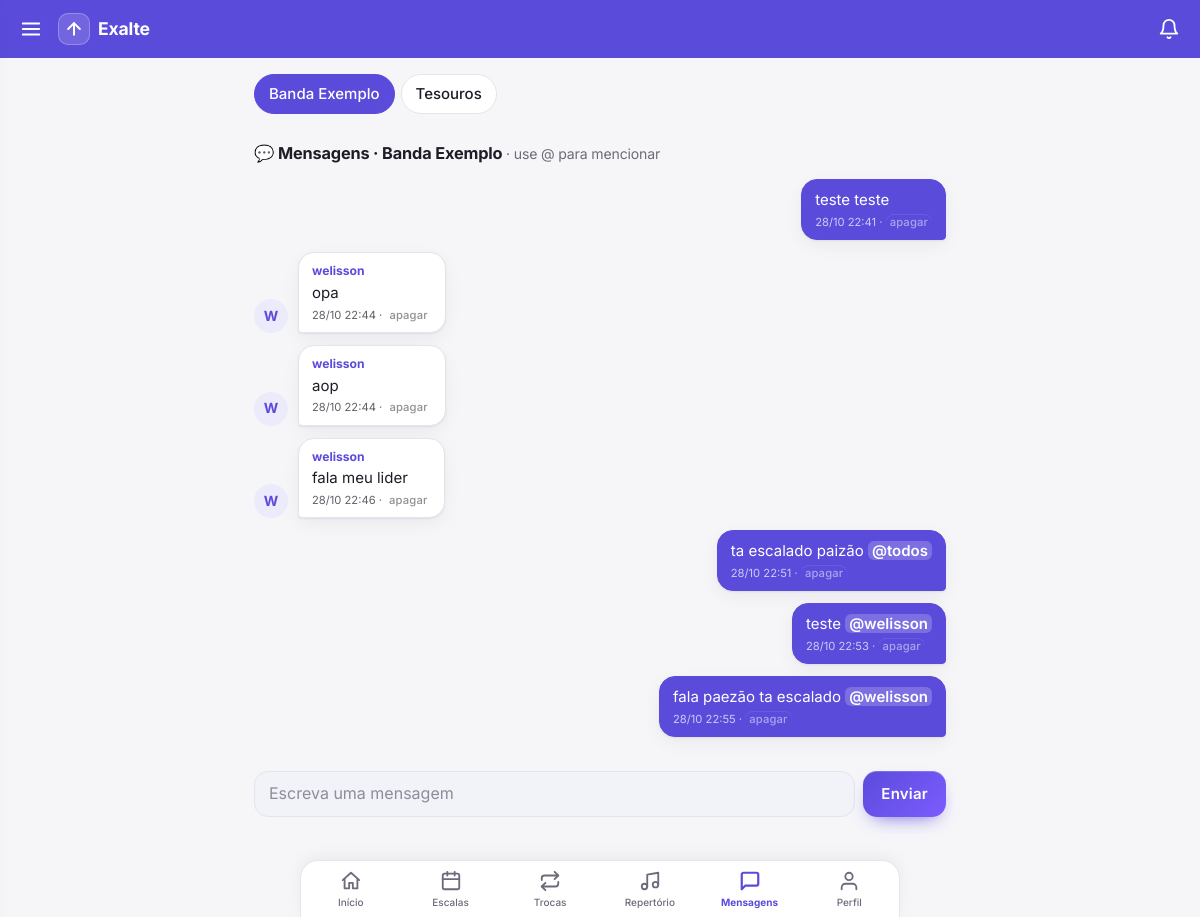
The app's page /mensagens/ (signed in) with its own data.
### core/models.py (models this page shows, shortened)
class Banda(models.Model):
    nome = models.CharField(max_length=100)
    descricao = models.TextField(blank=True)
    foto_em = models.DateTimeField(null=True, blank=True)

class Mensagem(models.Model):
    banda = models.ForeignKey(Banda, on_delete=models.CASCADE, related_name="mensagens")
    autor = models.ForeignKey(settings.AUTH_USER_MODEL, null=True, on_delete=models.SET_NULL)
    texto = models.TextField(max_length=1000)
    criado = models.DateTimeField(auto_now_add=True, db_index=True)
    class Meta:
        ordering = ["criado"]

### core/views.py (the view)
# urls.py: path("mensagens/", v.mensagens, name="mensagens"),
@login_required
def mensagens(request):
    bandas, banda = _banda_escolhida(request)
    cont = contagens(request.user)
    msgs, lider_banda, primeira_nova, membros_js = [], False, None, []
    if banda:
        ate = LeituraMensagens.objects.filter(user=request.user, banda=banda).values_list("ate", flat=True).first()
        msgs = list(banda.mensagens.select_related("autor").order_by("-criado")[:80])[::-1]
        fotos = dict(Perfil.objects.filter(user_id__in={x.autor_id for x in msgs if x.autor_id})
                     .values_list("user_id", "foto_em"))
        for x in msgs:
            x.foto_em = fotos.get(x.autor_id)
        if ate and not request.GET.get("poll"):
            primeira_nova = next((x.pk for x in msgs if x.criado > ate and x.autor_id != request.user.id), None)
        lider_banda = banda.membros.filter(user=request.user, papel="lider").exists()
        membros_js = [dict(u=x.user.username, n=x.user.get_full_name() or x.user.username)
                      for x in banda.membros.select_related("user") if x.user_id != request.user.id]
        if lider_banda:
            membros_js.insert(0, dict(u="todos", n="Todos da banda"))
        marcar_lida(request.user, banda.pk)
        cont[banda.pk] = 0
    for b in bandas:
        b.nao_lidas = cont.get(b.pk, 0)
    return render(request, "mensagens.html", dict(bandas=bandas, banda=banda, msgs=msgs, lider_banda=lider_banda,
                                                  primeira_nova=primeira_nova, membros_js=membros_js))

### core/leitura.py (called while the page is built)
def contagens(user):
    bandas = list(Membro.objects.filter(user=user).values_list("banda_id", flat=True))
    if not bandas:
        return {}
    marcas = dict(LeituraMensagens.objects.filter(user=user, banda_id__in=bandas).values_list("banda_id", "ate"))
    agora = timezone.now()
    novas = [LeituraMensagens(user=user, banda_id=b, ate=agora) for b in bandas if b not in marcas]
    if novas:
        LeituraMensagens.objects.bulk_create(novas, ignore_conflicts=True)
        marcas.update({n.banda_id: agora for n in novas})
    return {b: Mensagem.objects.filter(banda_id=b, criado__gt=marcas[b]).exclude(autor=user).count() for b in bandas}

def marcar_lida(user, banda_id):
    LeituraMensagens.objects.update_or_create(user=user, banda_id=banda_id, defaults={"ate": timezone.now()})

### core/templatetags/menu.py (called while the page is built)
@register.simple_tag(takes_context=True)
def usuario_eh_lider(context):
    u = context["request"].user
    return u.is_authenticated and Membro.objects.filter(user=u, papel="lider").exists()

@register.simple_tag
def avatar(user_id, nome, foto_em=None, tamanho=40):
    if foto_em:
        return format_html('<img class="av" src="{}?v={}" width="{}" height="{}" alt="">',
                           reverse("foto", args=[user_id]), int(foto_em.timestamp()), tamanho, tamanho)
    ini = (str(nome or "?").strip()[:1] or "?").upper()
    return format_html('<span class="av ini" style="width:{0}px;height:{0}px;font-size:{1}px">{2}</span>',
                       tamanho, int(int(tamanho) * 0.42), ini)

@register.simple_tag(takes_context=True)
def nao_lidas(context):
    request = context.get("request")
    if request is None or not request.user.is_authenticated:
        return 0
    if not hasattr(request, "_nao_lidas"):
        from core.leitura import contagens
        request._nao_lidas = sum(contagens(request.user).values())
    return request._nao_lidas

@register.filter
def mencoes(texto):
    return mark_safe(re.sub(r"(?<![\w@])@([\w][\w.\-]*)", r'<b class="men">@\1</b>', escape(texto)))

### core/views.py (called while the page is built)
def _banda_escolhida(request):
    bandas = list(Banda.objects.filter(membros__user=request.user).order_by("nome"))
    alvo = next((b for b in bandas if str(b.pk) == request.GET.get("banda")), bandas[0] if bandas else None)
    return bandas, alvo

### core/templates/mensagens.html (shortened to what this page needs)
{% extends "base.html" %}{% load menu %}{% block content %}
{% if bandas|length > 1 %}<div class="seg">{% for b in bandas %}<a class="{% if b.pk == banda.pk %}on{% endif %}" href="?banda={{ b.pk }}">{{ b.nome }}</a>{% endfor %}</div>{% endif %}
{% if banda %}<h2>💬 Mensagens · {{ banda.nome }} <span class="mut" style="font-weight:400">· use @ para mencionar</span></h2>
<div id="chat">{% for m in msgs %}{% if m.pk == primeira_nova %}<div class="divnova" id="novas">Novas mensagens</div>{% endif %}<div class="lm {% if m.autor_id == user.id %}minha{% endif %}">
{% if m.autor_id != user.id %}{% avatar m.autor_id m.autor.get_full_name|default:m.autor.username m.foto_em 34 %}{% endif %}
<div class="bolha"><div class="n">{{ m.autor.get_full_name|default:m.autor.username|default:"Ex-membro" }}</div><div class="tx">{{ m.texto|mencoes }}</div>
<div class="h">{{ m.criado|date:"d/m H:i" }}{% if m.autor_id == user.id or lider_banda %} · <form method="post" action="{% url 'mensagem_excluir' m.pk %}" onsubmit="return confirm('Apagar esta mensagem?')">{% csrf_token %}<button class="x">apagar</button></form>{% endif %}</div></div></div>
{% empty %}<p class="mut">Nenhuma mensagem ainda. Comece a conversa!</p>{% endfor %}</div>
<form class="comp" method="post" action="{% url 'mensagem_enviar' %}">{% csrf_token %}<input type="hidden" name="banda" value="{{ banda.pk }}">
<div class="sug" id="sug" hidden></div><textarea name="texto" rows="1" maxlength="1000" placeholder="Escreva uma mensagem" required></textarea><button>Enviar</button></form>
{% else %}<div class="card"><p class="mut">Você ainda não participa de nenhum ministério.</p></div>{% endif %}
{% endblock %}

### core/templates/base.html (style rules this page uses)
:root { --bg:#f6f6f9;--card:#fff;--tx:#1d1d28;--mut:#6b6b7b;--pri:#5b4bdb;--pri-soft:#ecebfb;--ok:#1a9d5a;--no:#d23b3b;--bd:#e4e4ec;--sh:0 1px 2px #1d1d2812,0 6px 18px #1d1d280d;--pri2:#7c5cff;--field:#f2f2f9;--glow:#5b4bdb40 }
* { box-sizing:border-box;-webkit-tap-highlight-color:transparent }
html { scroll-padding-top:70px }
body { margin:0;font-family:Inter,system-ui,-apple-system,"Segoe UI",Roboto,sans-serif;background:var(--bg);color:var(--tx);line-height:1.45;font-size:15px; padding-bottom:calc(76px + env(safe-area-inset-bottom,0px)) }
a { color:var(--pri);text-decoration:none }
h2 { margin:.1em 0 .7em;font-size:1.02rem;font-weight:700;letter-spacing:-.01em }
.mut { color:var(--mut);font-size:.88rem }
button,.btn { font:inherit;font-weight:600;letter-spacing:.015em;min-height:42px;padding:9px 18px;border-radius:14px;border:0;color:#fff;cursor:pointer; background:linear-gradient(135deg,var(--pri),var(--pri2));box-shadow:0 8px 20px -10px var(--pri),inset 0 1px 0 #ffffff30;transition:transform .12s,box-shadow .2s,filter .2s }
input:not([type=checkbox]):not([type=radio]):not([type=file]),select,textarea { font-family:inherit;font-size:16px;font-weight:400;letter-spacing:0;line-height:1.3;padding:11px 14px;border-radius:14px;border:1.5px solid var(--bd);background:var(--field);color:var(--tx);max-width:100%;transition:border-color .15s,box-shadow .2s,background .15s }
input::placeholder,textarea::placeholder { color:var(--mut);opacity:.75 }
.av { border-radius:50%;object-fit:cover;flex:none;display:inline-flex;align-items:center;justify-content:center }
.av.ini { background:var(--pri-soft);color:var(--pri);font-weight:700 }
.seg { display:flex;gap:6px;overflow:auto;margin:0 0 12px;padding-bottom:2px }
.seg a { padding:8px 14px;border-radius:99px;background:var(--card);border:1px solid var(--bd);color:var(--tx);white-space:nowrap;font-weight:500 }
.seg a.on { background:var(--pri);border-color:var(--pri);color:#fff }
main>* { margin-top:0;margin-bottom:0 }

### core/templates/mensagens.html (style rules this page uses)
.lm { display:flex;gap:10px;margin:0 0 12px;align-items:flex-end }
.lm.minha { flex-direction:row-reverse }
.bolha { background:var(--card);border:1px solid var(--bd);border-radius:16px 16px 16px 4px;padding:9px 13px;max-width:78%;box-shadow:var(--sh) }
.minha .bolha { background:var(--pri);color:#fff;border-color:var(--pri);border-radius:16px 16px 4px 16px }
.bolha .n { font-size:.76rem;font-weight:700;color:var(--pri);margin-bottom:2px }
.bolha .h { font-size:.7rem;opacity:.7;margin-top:3px }
.bolha .tx { white-space:pre-wrap;word-break:break-word }
.bolha form { display:inline }
.bolha .x { background:none;color:inherit;min-height:0;padding:0 4px;font-size:.7rem;opacity:.7;font-weight:500 }
.comp { position:sticky;bottom:calc(66px + env(safe-area-inset-bottom,0px));display:flex;gap:8px;background:var(--bg);padding:8px 0 }
.comp textarea { flex:1;resize:none;max-height:120px;min-height:46px;height:46px }
.men { border-radius:6px;padding:0 4px;background:var(--pri-soft);color:var(--pri);font-weight:600 }
.minha .men { background:#ffffff33;color:#fff }

### records on screen
Banda: nome "Banda Exemplo"
Banda: nome "Tesouros"
Mensagem: texto|mencoes "teste teste", criado "28/10 22:41", shows "apagar"
Mensagem: autor.username "W", autor.get_full_name "welisson", texto|mencoes "opa", criado "28/10 22:44", shows "apagar"
Mensagem: autor.username "W", autor.get_full_name "welisson", texto|mencoes "aop", criado "28/10 22:44", shows "apagar"
Mensagem: autor.username "W", autor.get_full_name "welisson", texto|mencoes "fala meu lider", criado "28/10 22:46", shows "apagar"
Mensagem: texto|mencoes "ta escalado paizão @todos", criado "28/10 22:51", shows "apagar"
Mensagem: texto|mencoes "teste @welisson", criado "28/10 22:53", shows "apagar"
Mensagem: texto|mencoes "fala paezão ta escalado @welisson", criado "28/10 22:55", shows "apagar"
